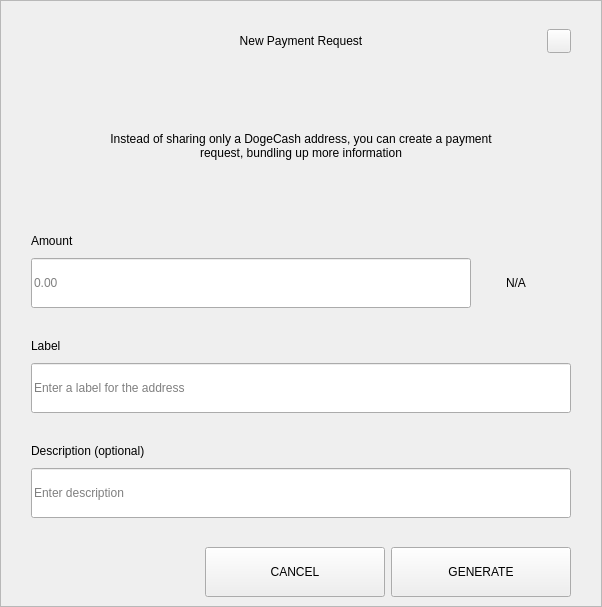
<?xml version="1.0" encoding="UTF-8"?>
<ui version="4.0">
 <class>RequestDialog</class>
 <widget class="QDialog" name="RequestDialog">
  <property name="geometry">
   <rect>
    <x>0</x>
    <y>0</y>
    <width>602</width>
    <height>607</height>
   </rect>
  </property>
  <property name="windowTitle">
   <string notr="true">N/A</string>
  </property>
  <layout class="QVBoxLayout" name="verticalLayout_5">
   <property name="spacing">
    <number>0</number>
   </property>
   <property name="leftMargin">
    <number>0</number>
   </property>
   <property name="topMargin">
    <number>0</number>
   </property>
   <property name="rightMargin">
    <number>0</number>
   </property>
   <property name="bottomMargin">
    <number>0</number>
   </property>
   <item>
    <widget class="QFrame" name="frame">
     <property name="styleSheet">
      <string notr="true"/>
     </property>
     <property name="frameShape">
      <enum>QFrame::StyledPanel</enum>
     </property>
     <property name="frameShadow">
      <enum>QFrame::Raised</enum>
     </property>
     <layout class="QVBoxLayout" name="verticalLayout_4" stretch="1,0,0">
      <property name="spacing">
       <number>0</number>
      </property>
      <property name="leftMargin">
       <number>30</number>
      </property>
      <property name="topMargin">
       <number>20</number>
      </property>
      <property name="rightMargin">
       <number>30</number>
      </property>
      <property name="bottomMargin">
       <number>0</number>
      </property>
      <item>
       <layout class="QHBoxLayout" name="horizontalLayout_3">
        <property name="spacing">
         <number>0</number>
        </property>
        <item>
         <spacer name="horizontalSpacer_21">
          <property name="orientation">
           <enum>Qt::Horizontal</enum>
          </property>
          <property name="sizeHint" stdset="0">
           <size>
            <width>40</width>
            <height>20</height>
           </size>
          </property>
         </spacer>
        </item>
        <item>
         <widget class="QLabel" name="labelTitle">
          <property name="minimumSize">
           <size>
            <width>0</width>
            <height>40</height>
           </size>
          </property>
          <property name="maximumSize">
           <size>
            <width>16777215</width>
            <height>40</height>
           </size>
          </property>
          <property name="styleSheet">
           <string notr="true">padding-left:24px;</string>
          </property>
          <property name="text">
           <string>New Payment Request</string>
          </property>
          <property name="alignment">
           <set>Qt::AlignCenter</set>
          </property>
          <property name="margin">
           <number>7</number>
          </property>
         </widget>
        </item>
        <item>
         <spacer name="horizontalSpacer">
          <property name="orientation">
           <enum>Qt::Horizontal</enum>
          </property>
          <property name="sizeHint" stdset="0">
           <size>
            <width>40</width>
            <height>20</height>
           </size>
          </property>
         </spacer>
        </item>
        <item>
         <widget class="QPushButton" name="btnEsc">
          <property name="minimumSize">
           <size>
            <width>24</width>
            <height>24</height>
           </size>
          </property>
          <property name="maximumSize">
           <size>
            <width>24</width>
            <height>24</height>
           </size>
          </property>
          <property name="focusPolicy">
           <enum>Qt::NoFocus</enum>
          </property>
          <property name="text">
           <string/>
          </property>
         </widget>
        </item>
       </layout>
      </item>
      <item>
       <widget class="QStackedWidget" name="stack">
        <property name="minimumSize">
         <size>
          <width>540</width>
          <height>0</height>
         </size>
        </property>
        <property name="maximumSize">
         <size>
          <width>540</width>
          <height>16777215</height>
         </size>
        </property>
        <property name="currentIndex">
         <number>0</number>
        </property>
        <widget class="QWidget" name="page_1">
         <property name="minimumSize">
          <size>
           <width>540</width>
           <height>0</height>
          </size>
         </property>
         <property name="maximumSize">
          <size>
           <width>540</width>
           <height>16777215</height>
          </size>
         </property>
         <layout class="QVBoxLayout" name="layout1">
          <property name="spacing">
           <number>0</number>
          </property>
          <property name="leftMargin">
           <number>0</number>
          </property>
          <property name="topMargin">
           <number>0</number>
          </property>
          <property name="rightMargin">
           <number>0</number>
          </property>
          <property name="bottomMargin">
           <number>0</number>
          </property>
          <item>
           <spacer name="verticalSpacer_21">
            <property name="orientation">
             <enum>Qt::Vertical</enum>
            </property>
            <property name="sizeType">
             <enum>QSizePolicy::Fixed</enum>
            </property>
            <property name="sizeHint" stdset="0">
             <size>
              <width>20</width>
              <height>30</height>
             </size>
            </property>
           </spacer>
          </item>
          <item alignment="Qt::AlignHCenter">
           <widget class="QLabel" name="labelMessage">
            <property name="minimumSize">
             <size>
              <width>400</width>
              <height>50</height>
             </size>
            </property>
            <property name="text">
             <string>Instead of sharing only a DogeCash address, you can create a payment request, bundling up more information</string>
            </property>
            <property name="alignment">
             <set>Qt::AlignCenter</set>
            </property>
            <property name="wordWrap">
             <bool>true</bool>
            </property>
           </widget>
          </item>
          <item alignment="Qt::AlignBottom">
           <widget class="QWidget" name="containerAmount" native="true">
            <layout class="QVBoxLayout" name="verticalLayout">
             <property name="spacing">
              <number>9</number>
             </property>
             <property name="leftMargin">
              <number>0</number>
             </property>
             <property name="topMargin">
              <number>0</number>
             </property>
             <property name="rightMargin">
              <number>0</number>
             </property>
             <property name="bottomMargin">
              <number>0</number>
             </property>
             <item>
              <widget class="QLabel" name="labelSubtitleAmount">
               <property name="minimumSize">
                <size>
                 <width>350</width>
                 <height>16</height>
                </size>
               </property>
               <property name="maximumSize">
                <size>
                 <width>16777215</width>
                 <height>16</height>
                </size>
               </property>
               <property name="text">
                <string>Amount</string>
               </property>
              </widget>
             </item>
             <item alignment="Qt::AlignTop">
              <widget class="QWidget" name="layoutAmount" native="true">
               <layout class="QHBoxLayout" name="horizontalLayout" stretch="2,0">
                <property name="spacing">
                 <number>0</number>
                </property>
                <property name="leftMargin">
                 <number>0</number>
                </property>
                <property name="topMargin">
                 <number>0</number>
                </property>
                <property name="rightMargin">
                 <number>0</number>
                </property>
                <property name="bottomMargin">
                 <number>0</number>
                </property>
                <item>
                 <widget class="QLineEdit" name="lineEditAmount">
                  <property name="minimumSize">
                   <size>
                    <width>0</width>
                    <height>50</height>
                   </size>
                  </property>
                  <property name="maximumSize">
                   <size>
                    <width>16777215</width>
                    <height>50</height>
                   </size>
                  </property>
                  <property name="placeholderText">
                   <string notr="true">0.00</string>
                  </property>
                 </widget>
                </item>
                <item>
                 <widget class="QWidget" name="comboContainer" native="true">
                  <property name="minimumSize">
                   <size>
                    <width>100</width>
                    <height>50</height>
                   </size>
                  </property>
                  <property name="maximumSize">
                   <size>
                    <width>16777215</width>
                    <height>50</height>
                   </size>
                  </property>
                  <layout class="QHBoxLayout" name="horizontalLayout_31">
                   <property name="spacing">
                    <number>0</number>
                   </property>
                   <property name="leftMargin">
                    <number>0</number>
                   </property>
                   <property name="topMargin">
                    <number>0</number>
                   </property>
                   <property name="rightMargin">
                    <number>10</number>
                   </property>
                   <property name="bottomMargin">
                    <number>0</number>
                   </property>
                   <item>
                    <widget class="QLabel" name="comboBoxCoin">
                     <property name="text">
                      <string notr="true">N/A</string>
                     </property>
                     <property name="alignment">
                      <set>Qt::AlignCenter</set>
                     </property>
                    </widget>
                   </item>
                  </layout>
                 </widget>
                </item>
               </layout>
              </widget>
             </item>
            </layout>
           </widget>
          </item>
          <item>
           <spacer name="verticalSpacer_31">
            <property name="orientation">
             <enum>Qt::Vertical</enum>
            </property>
            <property name="sizeType">
             <enum>QSizePolicy::Fixed</enum>
            </property>
            <property name="sizeHint" stdset="0">
             <size>
              <width>20</width>
              <height>30</height>
             </size>
            </property>
           </spacer>
          </item>
          <item>
           <layout class="QVBoxLayout" name="verticalLayoutLabel">
            <property name="spacing">
             <number>9</number>
            </property>
            <item>
             <widget class="QLabel" name="labelSubtitleLabel">
              <property name="minimumSize">
               <size>
                <width>0</width>
                <height>16</height>
               </size>
              </property>
              <property name="maximumSize">
               <size>
                <width>16777215</width>
                <height>16</height>
               </size>
              </property>
              <property name="text">
               <string>Label</string>
              </property>
             </widget>
            </item>
            <item>
             <widget class="QLineEdit" name="lineEditLabel">
              <property name="minimumSize">
               <size>
                <width>0</width>
                <height>50</height>
               </size>
              </property>
              <property name="maximumSize">
               <size>
                <width>16777215</width>
                <height>50</height>
               </size>
              </property>
              <property name="placeholderText">
               <string>Enter a label for the address</string>
              </property>
             </widget>
            </item>
           </layout>
          </item>
          <item>
           <spacer name="verticalSpacer_34">
            <property name="orientation">
             <enum>Qt::Vertical</enum>
            </property>
            <property name="sizeType">
             <enum>QSizePolicy::Fixed</enum>
            </property>
            <property name="sizeHint" stdset="0">
             <size>
              <width>20</width>
              <height>30</height>
             </size>
            </property>
           </spacer>
          </item>
          <item>
           <layout class="QVBoxLayout" name="verticalLayoutDescription">
            <property name="spacing">
             <number>9</number>
            </property>
            <item>
             <widget class="QLabel" name="labelSubtitleDescription">
              <property name="minimumSize">
               <size>
                <width>0</width>
                <height>16</height>
               </size>
              </property>
              <property name="maximumSize">
               <size>
                <width>16777215</width>
                <height>16</height>
               </size>
              </property>
              <property name="text">
               <string>Description (optional)</string>
              </property>
             </widget>
            </item>
            <item>
             <widget class="QLineEdit" name="lineEditDescription">
              <property name="minimumSize">
               <size>
                <width>0</width>
                <height>50</height>
               </size>
              </property>
              <property name="maximumSize">
               <size>
                <width>16777215</width>
                <height>50</height>
               </size>
              </property>
              <property name="placeholderText">
               <string>Enter description</string>
              </property>
             </widget>
            </item>
            <item>
             <spacer name="verticalSpacer_4">
              <property name="orientation">
               <enum>Qt::Vertical</enum>
              </property>
              <property name="sizeType">
               <enum>QSizePolicy::Fixed</enum>
              </property>
              <property name="sizeHint" stdset="0">
               <size>
                <width>20</width>
                <height>20</height>
               </size>
              </property>
             </spacer>
            </item>
           </layout>
          </item>
         </layout>
        </widget>
        <widget class="QWidget" name="page_2">
         <layout class="QVBoxLayout" name="layout2">
          <item>
           <spacer name="verticalSpacer_5">
            <property name="orientation">
             <enum>Qt::Vertical</enum>
            </property>
            <property name="sizeType">
             <enum>QSizePolicy::Fixed</enum>
            </property>
            <property name="sizeHint" stdset="0">
             <size>
              <width>20</width>
              <height>50</height>
             </size>
            </property>
           </spacer>
          </item>
          <item alignment="Qt::AlignHCenter">
           <widget class="QLabel" name="labelQrImg">
            <property name="minimumSize">
             <size>
              <width>260</width>
              <height>260</height>
             </size>
            </property>
            <property name="maximumSize">
             <size>
              <width>260</width>
              <height>260</height>
             </size>
            </property>
            <property name="text">
             <string/>
            </property>
            <property name="alignment">
             <set>Qt::AlignCenter</set>
            </property>
           </widget>
          </item>
          <item>
           <spacer name="verticalSpacer_2">
            <property name="orientation">
             <enum>Qt::Vertical</enum>
            </property>
            <property name="sizeType">
             <enum>QSizePolicy::Fixed</enum>
            </property>
            <property name="sizeHint" stdset="0">
             <size>
              <width>20</width>
              <height>30</height>
             </size>
            </property>
           </spacer>
          </item>
          <item alignment="Qt::AlignHCenter">
           <widget class="QLabel" name="labelAddress">
            <property name="text">
             <string notr="true">N/A </string>
            </property>
           </widget>
          </item>
          <item>
           <spacer name="verticalSpacer_32">
            <property name="orientation">
             <enum>Qt::Vertical</enum>
            </property>
            <property name="sizeType">
             <enum>QSizePolicy::Expanding</enum>
            </property>
            <property name="sizeHint" stdset="0">
             <size>
              <width>20</width>
              <height>20</height>
             </size>
            </property>
           </spacer>
          </item>
          <item>
           <layout class="QHBoxLayout" name="horizontal">
            <property name="leftMargin">
             <number>20</number>
            </property>
            <property name="rightMargin">
             <number>20</number>
            </property>
            <property name="bottomMargin">
             <number>20</number>
            </property>
            <item>
             <spacer name="horizontalSpacer_4">
              <property name="orientation">
               <enum>Qt::Horizontal</enum>
              </property>
              <property name="sizeHint" stdset="0">
               <size>
                <width>40</width>
                <height>20</height>
               </size>
              </property>
             </spacer>
            </item>
            <item>
             <widget class="QPushButton" name="btnCopyAddress">
              <property name="minimumSize">
               <size>
                <width>180</width>
                <height>50</height>
               </size>
              </property>
              <property name="text">
               <string>COPY ADDRESS</string>
              </property>
             </widget>
            </item>
            <item>
             <widget class="QPushButton" name="btnCopyUrl">
              <property name="minimumSize">
               <size>
                <width>180</width>
                <height>50</height>
               </size>
              </property>
              <property name="text">
               <string>COPY URL</string>
              </property>
             </widget>
            </item>
            <item>
             <spacer name="horizontalSpacer_2">
              <property name="orientation">
               <enum>Qt::Horizontal</enum>
              </property>
              <property name="sizeHint" stdset="0">
               <size>
                <width>40</width>
                <height>20</height>
               </size>
              </property>
             </spacer>
            </item>
           </layout>
          </item>
         </layout>
        </widget>
       </widget>
      </item>
      <item>
       <widget class="QWidget" name="buttonsStack" native="true">
        <layout class="QHBoxLayout" name="horizontalLayout_5">
         <property name="leftMargin">
          <number>20</number>
         </property>
         <property name="rightMargin">
          <number>0</number>
         </property>
         <item>
          <spacer name="horizontalSpacer_41">
           <property name="orientation">
            <enum>Qt::Horizontal</enum>
           </property>
           <property name="sizeHint" stdset="0">
            <size>
             <width>40</width>
             <height>20</height>
            </size>
           </property>
          </spacer>
         </item>
         <item>
          <widget class="QPushButton" name="btnCancel">
           <property name="minimumSize">
            <size>
             <width>180</width>
             <height>50</height>
            </size>
           </property>
           <property name="focusPolicy">
            <enum>Qt::NoFocus</enum>
           </property>
           <property name="text">
            <string>CANCEL</string>
           </property>
          </widget>
         </item>
         <item>
          <widget class="QPushButton" name="btnSave">
           <property name="minimumSize">
            <size>
             <width>180</width>
             <height>50</height>
            </size>
           </property>
           <property name="focusPolicy">
            <enum>Qt::NoFocus</enum>
           </property>
           <property name="text">
            <string>GENERATE</string>
           </property>
          </widget>
         </item>
        </layout>
       </widget>
      </item>
     </layout>
    </widget>
   </item>
  </layout>
 </widget>
 <resources/>
 <connections/>
</ui>
